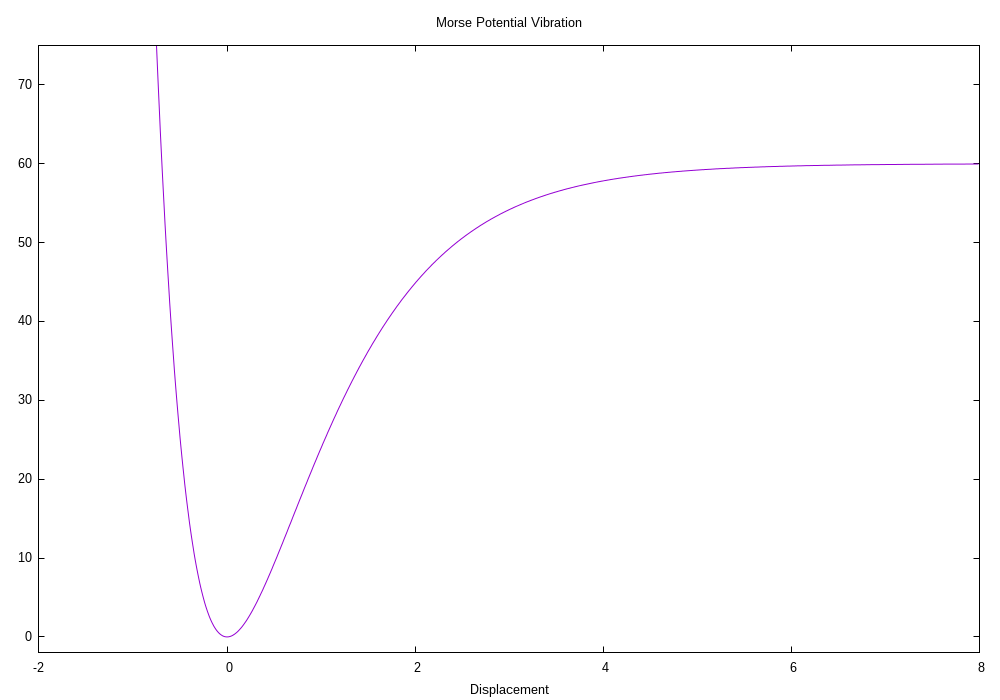

The script that saved this image:
set terminal pngcairo enhanced font "arial,10" fontscale 1.0 size 1000, 700
set output 'plot.png'
set title "Morse Potential Vibration"
set xlabel "Displacement"
#set ylabel ""
unset key


set xrange [-2:8]
set yrange [-2:75]

plot 'data.dat' u 1:2 w lines title "Potential",\
    '' u 1:3 w lines title "Wavefunction",\
    '' u 1:4 w lines title "Probability Density",\
    '' u 1:5 w lines title "Energy Eigenfunction",\
    '' u 1:6 w lines
#plot for [i=2:20] "../usr/dynamic/data.dat" u 1:i w lines

set output 'time_dependent.png'
set title "Time excitation"
set xlabel "Time (ps)"
plot for [i=2:20] "../usr/dynamic/tdata.dat" u 1:i w lines
